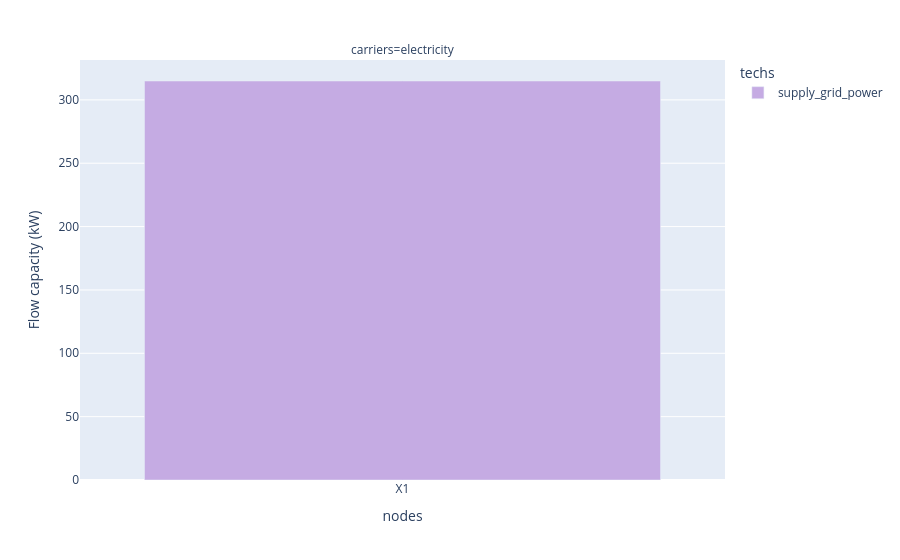

This figure's notebook cell:
### Code cell
df_capacity = (
    model.results.flow_cap.where(
        ~model.inputs.base_tech.str.contains("demand|transmission")
    )
    .to_series()
    .where(lambda x: x != 0)
    .dropna()
    .to_frame("Flow capacity (kW)")
    .reset_index()
)

print(df_capacity.head())

fig = px.bar(
    df_capacity,
    x="nodes",
    y="Flow capacity (kW)",
    color="techs",
    facet_col="carriers",
    color_discrete_map=colors,
)
fig.show()

### Figure 1 — Plotly figure (JSON) as saved in the notebook; plotly's stock layout.template omitted (floating-point values rounded to 4 significant figures)
{"data": [{"hovertemplate": "techs=supply_grid_power<br>carriers=electricity<br>nodes=%{x}<br>Flow capacity (kW)=%{y}<extra></extra>", "legendgroup": "supply_grid_power", "marker": {"color": "#C5ABE3", "pattern": {"shape": ""}}, "name": "supply_grid_power", "orientation": "v", "showlegend": true, "textposition": "auto", "type": "bar", "x": ["X1"], "xaxis": "x", "y": [314.9], "yaxis": "y"}], "layout": {"annotations": [{"font": {}, "showarrow": false, "text": "carriers=electricity", "x": 0.5, "xanchor": "center", "xref": "paper", "y": 1, "yanchor": "bottom", "yref": "paper"}], "barmode": "relative", "legend": {"title": {"text": "techs"}, "tracegroupgap": 0}, "margin": {"t": 60}, "xaxis": {"anchor": "y", "domain": [0, 1], "title": {"text": "nodes"}}, "yaxis": {"anchor": "x", "domain": [0, 1], "title": {"text": "Flow capacity (kW)"}}}}
